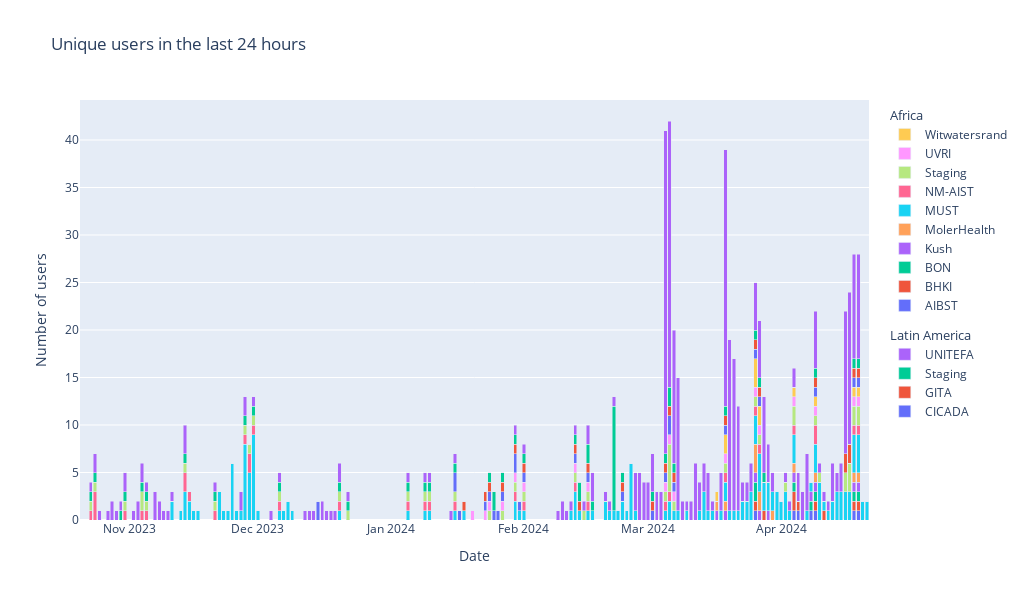

Notebook code for this chart:
### Markdown cell above
Plot the data.

### Code cell
fig = go.Figure()
for col in dfs[0].columns:
    fig.add_trace(go.Bar(
        x=dfs[0].index,
        y=dfs[0][col],
        legendgrouptitle_text="Africa",
        legendgroup="africa",
        name=f"{col}",
        )
    )
for col in dfs[1].columns:
    fig.add_trace(go.Bar(
        x=dfs[1].index,
        y=dfs[1][col],
        legendgrouptitle_text="Latin America",
        legendgroup="latam",
        name=f"{col}",
        )
    )
fig.update_layout(
    title_text="Unique users in the last 24 hours",
    xaxis_title="Date",
    yaxis_title="Number of users",
    width=1024,
    height=600,
    legend=dict(groupclick="toggleitem"),
    barmode='stack',
    )
fig.show()

### Figure 1 — Plotly figure (JSON) as saved in the notebook; plotly's stock layout.template omitted (floating-point values rounded to 4 significant figures; data arrays with more than 128 entries replaced by an {"elided": "..."} marker saying what was removed)
{"data": [{"legendgroup": "africa", "legendgrouptitle": {"text": "Africa"}, "name": "AIBST", "type": "bar", "x": {"elided": "184 str values"}, "y": {"elided": "184 int values"}}, {"legendgroup": "africa", "legendgrouptitle": {"text": "Africa"}, "name": "BHKI", "type": "bar", "x": {"elided": "184 str values"}, "y": {"elided": "184 int values"}}, {"legendgroup": "africa", "legendgrouptitle": {"text": "Africa"}, "name": "BON", "type": "bar", "x": {"elided": "184 str values"}, "y": {"elided": "184 int values"}}, {"legendgroup": "africa", "legendgrouptitle": {"text": "Africa"}, "name": "Kush", "type": "bar", "x": {"elided": "184 str values"}, "y": {"elided": "184 int values"}}, {"legendgroup": "africa", "legendgrouptitle": {"text": "Africa"}, "name": "MolerHealth", "type": "bar", "x": {"elided": "184 str values"}, "y": {"elided": "184 int values"}}, {"legendgroup": "africa", "legendgrouptitle": {"text": "Africa"}, "name": "MUST", "type": "bar", "x": {"elided": "184 str values"}, "y": {"elided": "184 int values"}}, {"legendgroup": "africa", "legendgrouptitle": {"text": "Africa"}, "name": "NM-AIST", "type": "bar", "x": {"elided": "184 str values"}, "y": {"elided": "184 int values"}}, {"legendgroup": "africa", "legendgrouptitle": {"text": "Africa"}, "name": "Staging", "type": "bar", "x": {"elided": "184 str values"}, "y": {"elided": "184 int values"}}, {"legendgroup": "africa", "legendgrouptitle": {"text": "Africa"}, "name": "UVRI", "type": "bar", "x": {"elided": "184 str values"}, "y": {"elided": "184 int values"}}, {"legendgroup": "africa", "legendgrouptitle": {"text": "Africa"}, "name": "Witwatersrand", "type": "bar", "x": {"elided": "184 str values"}, "y": {"elided": "184 int values"}}, {"legendgroup": "latam", "legendgrouptitle": {"text": "Latin America"}, "name": "CICADA", "type": "bar", "x": {"elided": "184 str values"}, "y": {"elided": "184 int values"}}, {"legendgroup": "latam", "legendgrouptitle": {"text": "Latin America"}, "name": "GITA", "type": "bar", "x": {"elided": "184 str values"}, "y": {"elided": "184 int values"}}, {"legendgroup": "latam", "legendgrouptitle": {"text": "Latin America"}, "name": "Staging", "type": "bar", "x": {"elided": "184 str values"}, "y": {"elided": "184 int values"}}, {"legendgroup": "latam", "legendgrouptitle": {"text": "Latin America"}, "name": "UNITEFA", "type": "bar", "x": {"elided": "184 str values"}, "y": {"elided": "184 int values"}}], "layout": {"barmode": "stack", "height": 600, "legend": {"groupclick": "toggleitem"}, "title": {"text": "Unique users in the last 24 hours"}, "width": 1024, "xaxis": {"autorange": true, "range": ["2023-10-20 12:00", "2024-04-21 12:00"], "title": {"text": "Date"}, "type": "date"}, "yaxis": {"autorange": true, "range": [0, 44.21], "title": {"text": "Number of users"}, "type": "linear"}}}
